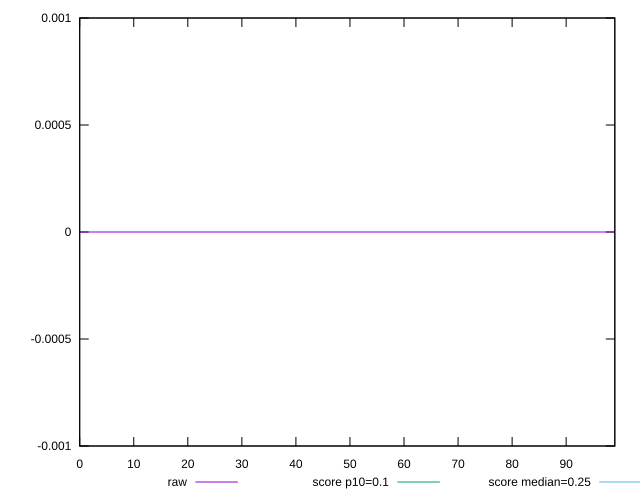

This figure's gnuplot source:
reset

$raw <<EOF
0 0
1 0
2 0
3 0
4 0
5 0
6 0
7 0
8 0
9 0
10 0
11 0
12 0
13 0
14 0
15 0
16 0
17 0
18 0
19 0
20 0
21 0
22 0
23 0
24 0
25 0
26 0
27 0
28 0
29 0
30 0
31 0
32 0
33 0
34 0
35 0
36 0
37 0
38 0
39 0
40 0
41 0
42 0
43 0
44 0
45 0
46 0
47 0
48 0
49 0
50 0
51 0
52 0
53 0
54 0
55 0
56 0
57 0
58 0
59 0
60 0
61 0
62 0
63 0
64 0
65 0
66 0
67 0
68 0
69 0
70 0
71 0
72 0
73 0
74 0
75 0
76 0
77 0
78 0
79 0
80 0
81 0
82 0
83 0
84 0
85 0
86 0
87 0
88 0
89 0
90 0
91 0
92 0
93 0
94 0
95 0
96 0
97 0
98 0
99 0
EOF

set key outside below
set xrange [0:99]
set yrange [-0.001:0.001]
set trange [-0.001:0.001]
set terminal svg size 640, 500 enhanced background rgb 'white'
set output "reports/report_00033_2021-03-01T14-23-16.841Z/cumulative-layout-shift/samples/astro-inner/raw/sorted.svg"

plot $raw title "raw" with line, \
     0.1 title "score p10=0.1", \
     0.25 title "score median=0.25"

reset
